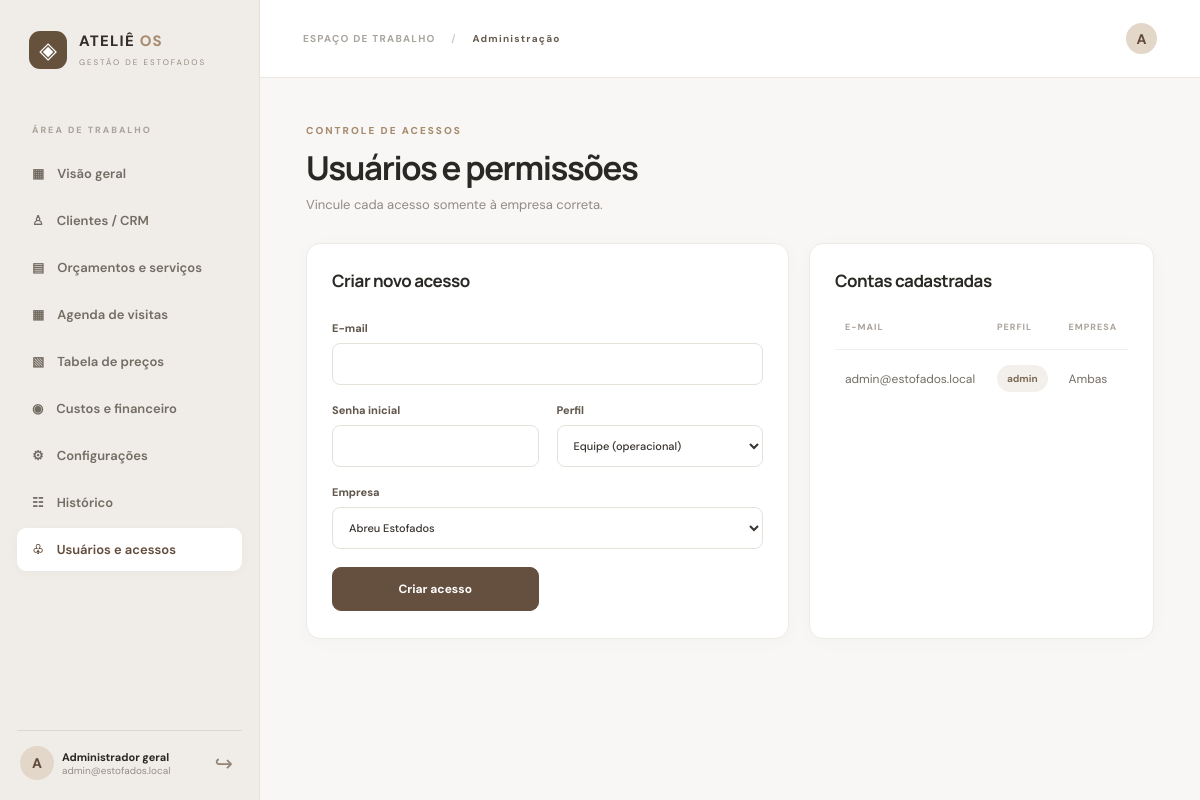
The app's page /users (signed in) with its own data.
### tables this page shows
CREATE TABLE users(id INTEGER PRIMARY KEY,email TEXT UNIQUE NOT NULL,password TEXT NOT NULL,role TEXT NOT NULL CHECK(role IN ('admin','owner','staff')),company_id INTEGER,active INTEGER DEFAULT 1,FOREIGN KEY(company_id) REFERENCES companies(id));

### app.py (the view, shortened to what this page needs)
@app.route('/users',methods=['GET','POST'])
@role_required('admin')
def users():
    with conn() as c: rows=c.execute('SELECT u.*,co.name company_name FROM users u LEFT JOIN companies co ON co.id=u.company_id ORDER BY u.id').fetchall()
    return render_template('users.html',rows=rows)

### app.py (called while the page is built)
def conn():
    c=sqlite3.connect(DB); c.row_factory=sqlite3.Row; c.execute('PRAGMA foreign_keys=ON'); return c

@app.before_request
def csrf_guard():
    if 'csrf' not in session: session['csrf']=secrets.token_hex(24)
    if request.method=='POST' and request.form.get('csrf')!=session.get('csrf'): abort(400,'Token inválido. Atualize a página.')

@app.context_processor
def ctx():
    return dict(csrf=session.get('csrf'),me=session.get('user'),statuses=STATUSES,money=money,today=date.today().isoformat())

def role_required(*roles):
    def decorator(fn):
        @wraps(fn)
        def wrapper(*a,**kw):
            if not session.get('user'): return redirect(url_for('login'))
            if session['user']['role'] not in roles: abort(403)
            return fn(*a,**kw)
        return wrapper
    return decorator

### templates/users.html
{% extends 'base.html' %}{% block title %}Acessos{% endblock %}{% block content %}<div class="pagehead"><div><div class="eyebrow">CONTROLE DE ACESSOS</div><h1>Usuários e permissões</h1><p>Vincule cada acesso somente à empresa correta.</p></div></div><div class="twocol"><section class="panel"><div class="panelhead"><h2>Criar novo acesso</h2></div><form method="post" class="formgrid"><input type="hidden" name="csrf" value="{{csrf}}"><label class="full">E-mail<input type="email" name="email" required></label><label>Senha inicial<input type="password" name="password" minlength="10" required></label><label>Perfil<select name="role"><option value="staff">Equipe (operacional)</option><option value="owner">Dono (sua empresa)</option><option value="admin">Administrador (ambas)</option></select></label><label class="full">Empresa<select name="company_id"><option value="1">Abreu Estofados</option><option value="2">Luiz Estofados</option></select></label><button class="primary">Criar acesso</button></form></section><section class="panel"><div class="panelhead"><h2>Contas cadastradas</h2></div><div class="tablewrap"><table><thead><tr><th>E-mail</th><th>Perfil</th><th>Empresa</th></tr></thead><tbody>{% for u in rows %}<tr><td>{{u.email}}</td><td><span class="badge">{{u.role}}</span></td><td>{{u.company_name or 'Ambas'}}</td></tr>{% endfor %}</tbody></table></div></section></div>{% endblock %}

### templates/base.html (shortened to what this page needs)
<!doctype html><html lang="pt-br"><head><link rel="stylesheet" href="{{url_for('static',filename='style.css')}}"></head><body><div class="layout"><aside class="sidebar"><div class="brand"><span class="brandicon">◈</span><div><b>ATELIÊ <em>OS</em></b><small>GESTÃO DE ESTOFADOS</small></div></div><span class="sidelabel">ÁREA DE TRABALHO</span><nav>
<a class="{{'active' if request.endpoint=='dashboard' else ''}}" href="{{url_for('dashboard',company_id=comp.id if comp else 1)}}">▦ <span>Visão geral</span></a>
<a class="{{'active' if request.endpoint=='clients' else ''}}" href="{{url_for('clients',company_id=comp.id if comp else 1)}}">♙ <span>Clientes / CRM</span></a>
<a class="{{'active' if request.endpoint in ('quotes','quote_detail') else ''}}" href="{{url_for('quotes',company_id=comp.id if comp else 1)}}">▤ <span>Orçamentos e serviços</span></a>
<a class="{{'active' if request.endpoint=='visits' else ''}}" href="{{url_for('visits',company_id=comp.id if comp else 1)}}">▦ <span>Agenda de visitas</span></a>
<a class="{{'active' if request.endpoint=='catalog' else ''}}" href="{{url_for('catalog',company_id=comp.id if comp else 1)}}">▧ <span>Tabela de preços</span></a>
{% if me.role != 'staff' %}<a class="{{'active' if request.endpoint=='finance' else ''}}" href="{{url_for('finance',company_id=comp.id if comp else 1)}}">◉ <span>Custos e financeiro</span></a><a class="{{'active' if request.endpoint=='settings' else ''}}" href="{{url_for('settings',company_id=comp.id if comp else 1)}}">⚙ <span>Configurações</span></a><a href="{{url_for('audit_page',company_id=comp.id if comp else 1)}}">☷ <span>Histórico</span></a>{% endif %}
{% if me.role=='admin' %}<a class="{{'active' if request.endpoint=='users' else ''}}" href="{{url_for('users')}}">♧ <span>Usuários e acessos</span></a>{% endif %}</nav><div class="sidebarfooter"><div class="tinyavatar">{{me.email[0]|upper}}</div><div class="usertext"><b>{{'Administrador geral' if me.role=='admin' else 'Responsável' if me.role=='owner' else 'Equipe'}}</b><small>{{me.email}}</small></div><form method="post" action="{{url_for('logout')}}"><button title="Sair" class="logout">↪</button></form></div></aside><main class="content"><div class="topbar"><div class="bread">ESPAÇO DE TRABALHO <span>/</span> <b>{{comp.name if comp else 'Administração'}}</b></div><div class="topactions"><span class="avatar">{{me.email[0]|upper}}</span></div></div><div class="page">{% block content %}{% endblock %}</div></main></div></body></html>

### static/style.css (style rules this page uses)
:root { --brown:#624b3b;--deep:#352d28;--tan:#a98b6c;--cream:#faf9f7;--paper:#fff;--ink:#292824;--muted:#918b84;--border:#ebe8e3;--green:#667963 }
* { box-sizing:border-box }
body { margin:0;background:#f8f7f5;color:var(--ink);font-family:'DM Sans',Arial,sans-serif;font-size:14px }
a { color:var(--brown);text-decoration:none }
button,input,select,textarea { font:inherit }
button { cursor:pointer }
.layout { display:flex;min-height:100vh }
.sidebar { width:260px;flex:none;background:#f0ede8;border-right:1px solid #e5e0d8;display:flex;flex-direction:column;padding:31px 17px 20px;position:sticky;top:0;height:100vh }
.brand { display:flex;align-items:center;gap:12px;padding:0 12px;margin-bottom:55px;color:var(--deep) }
.brandicon { background:#66513d;color:white;border-radius:11px;width:38px;height:38px;display:grid;place-items:center;font-size:23px }
.brand b { display:block;font-weight:800;letter-spacing:.08em;font-size:15px }
.brand em { color:#a88c70;font-style:normal }
.brand small { font-size:8px;letter-spacing:2px;color:#958b7d }
.sidelabel { font-size:9px;letter-spacing:2px;color:#aaa399;padding:0 15px;margin-bottom:16px;font-weight:800 }
nav { display:grid;gap:4px }
nav a { color:#736c63;font-weight:600;padding:13px 15px;border-radius:9px;display:flex;align-items:center;gap:13px;font-size:13px }
nav a.active,nav a:hover { background:white;color:var(--brown);box-shadow:0 2px 10px #5143330a }
.sidebarfooter { display:flex;align-items:center;gap:8px;margin-top:auto;padding:15px 3px 0;border-top:1px solid #ddd8d2 }
.tinyavatar,.avatar { background:#e3d7ca;color:var(--brown);font-weight:800;width:34px;height:34px;border-radius:50%;display:grid;place-items:center;flex:none }
.usertext { min-width:0;flex:1 }
.usertext b,.usertext small { display:block;white-space:nowrap;overflow:hidden;text-overflow:ellipsis;font-size:11px }
.usertext small { color:#968f86;font-size:10px }
.logout { border:0;background:none;font-size:22px;color:#958778 }
.content { flex:1;min-width:0 }
.topbar { height:78px;border-bottom:1px solid var(--border);display:flex;align-items:center;justify-content:space-between;padding:0 43px;background:#fff }
.bread { font-size:10px;letter-spacing:1.25px;color:#aaa49e;font-weight:700 }
.bread span { padding:0 12px;color:#d0ccc5 }
.bread b { color:#675c50 }
.topactions { display:flex;gap:10px;align-items:center }
.avatar { margin-left:9px;width:31px;height:31px }
.page { max-width:1530px;padding:46px 46px 70px;margin:auto }
.pagehead { display:flex;justify-content:space-between;gap:16px;align-items:center;margin-bottom:30px }
.pagehead h1 { font-size:33px;letter-spacing:-1.4px;margin:8px 0 6px;font-family:Manrope,sans-serif }
.pagehead p,.panelhead p { color:var(--muted);font-size:13px;margin:0 }
.eyebrow { font-size:10px;font-weight:800;letter-spacing:2px;color:#a58a6c }
.primary,.secondary { display:inline-flex;justify-content:center;align-items:center;border-radius:9px;background:#654f3f;color:white;border:1px solid #654f3f;padding:13px 18px;font-weight:700;font-size:12px;min-height:42px }
.stat,.panel { background:white;border:1px solid #edeae6;border-radius:14px;box-shadow:0 3px 20px #37271d06 }
.twocol { display:grid;grid-template-columns:1.4fr 1fr;gap:20px }
.panel { padding:25px 25px 27px;min-width:0 }
.panelhead { display:flex;align-items:center;justify-content:space-between;gap:12px;margin-bottom:24px }
.panelhead h2 { font-size:17px;letter-spacing:-.5px;margin:0 0 5px;font-family:Manrope,sans-serif }
.tablewrap { overflow:auto }
table { border-collapse:collapse;width:100%;font-size:12px }
th { text-align:left;text-transform:uppercase;letter-spacing:1px;font-size:9px;color:#aca59c;padding:0 10px 16px;font-weight:800 }
td { border-top:1px solid #f0eeeb;padding:15px 10px;color:#746d66;vertical-align:middle }
.badge { display:inline-block;background:#f3f0eb;color:#7e6a56;padding:7px 10px;font-size:10px;font-weight:700;border-radius:15px;white-space:nowrap }
.formgrid { display:grid;grid-template-columns:repeat(2,minmax(0,1fr));gap:18px }
.formgrid label { display:flex;flex-direction:column;font-size:11px;font-weight:800;gap:8px;color:#62584d }
.formgrid .full { grid-column:1/-1 }
input,select,textarea { width:100%;border:1px solid #e6e1da;background:#fff;color:#38332f;border-radius:8px;min-height:42px;padding:11px 12px;outline:none;font-weight:500 }

### records on screen
users: email "admin@estofados.local", role "admin", company_name "Ambas"

### other values on screen
{{ me.email[0]|upper }} "A"
{{ comp.name if comp else 'Administração' }} "Administração"
